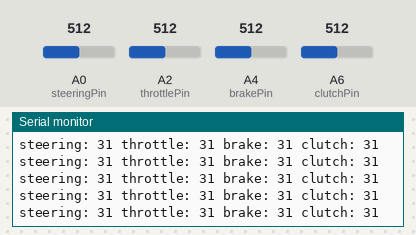
Recording of a sketch running on a simulated Arduino Nano, built with avr-gcc and run on an emulated ATmega328P. On the bench: the last lines printed to the serial monitor. The inputs (shaded band) are chosen by the test bench; at power-on: A0 (steeringPin) = 512, A2 (throttlePin) = 512, A4 (brakePin) = 512, A6 (clutchPin) = 512.

Above: at 5.7 s.
5.8 s: A0 (steeringPin) set to 684
At 5.88 s:
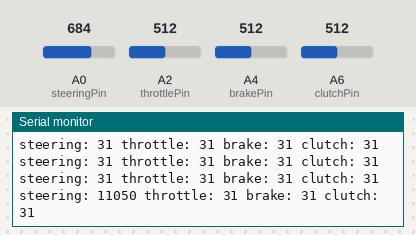
8.8 s: A0 (steeringPin) set to 683
At 8.8 s:
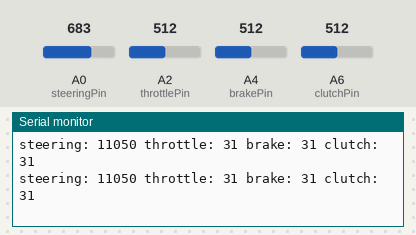
Timing chart, 0 to 11.8 s (numbered marks = the images above; inputs shaded):
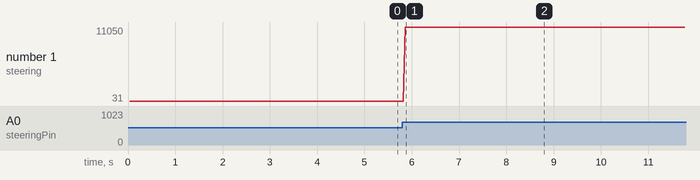

The sketch:

wheel_base.ino
```cpp
//#include "HID-Project.h"                                        // HID library, supports keyboard, mouse, gamepad, macro keypad, etc
//any references to HID stuff will be commented out for testing on the 2560.

//define pins
int steeringPin = A0;
int throttlePin = A2;
int brakePin = A4;
int clutchPin = A6;

//define integers for each axis
int steering;
int throttle;
int brake;
int clutch;

//integer for which pin to poll
int target;

void setup() {
   Serial.begin(115200);  // start serial for debugging
  //commented out for testing on 2650
  //Gamepad.begin(); //init gamepad HID
}

// returns INT value
int pollSensor(int target){
  int result = analogRead(target);                                  //read potentiometer pin
  result = map(result,0,1023,-32768,32767);                         //map to signed int -32k to 32k
  return(result);
}

void loop() {
                                                                        //polls each in turn and sets value in HID library
  steering = pollSensor(steeringPin);                                   //read sensor first pass to switch ADC multiplexer to desired pin
  delay(10);                                                            //let ADC multiplexer switch fully to desired pin
  steering = pollSensor(steeringPin);                                   //read sensor again now that ADC multiplexer has fully switched
  //commented out for testing on 2650
  //Gamepad.xAxis(steering);                                            //set value for HID library

  throttle = pollSensor(throttlePin);
  delay(10);
  throttle = pollSensor(throttlePin);
  //commented out for testing on 2650
  //Gamepad.yAxis(throttle);


  brake = pollSensor(brakePin);
  delay(10);
  brake = pollSensor(brakePin);
  //commented out for testing on 2650
  //Gamepad.zAxis(brake);

  clutch = pollSensor(clutchPin);
  delay(10);
  clutch = pollSensor(clutchPin);
  //commented out for testing on 2650
  //Gamepad.rxAxis(clutch);

  //commented out for testing on 2650
  //Gamepad.write();                                                    //send HID data to PC

  Serial.println("steering: " + String(steering) + " throttle: " + String(throttle) + " brake: " + String(brake) + " clutch: " + String(clutch) );

}
```

Measured:
- after the input at 5.8 s, the serial monitor: prints a new line after 0.06 s (image 1)
- plotted number 1: 31 → 11050 after the input at 5.8 s, 11050 → 10986 after the input at 8.8 s
